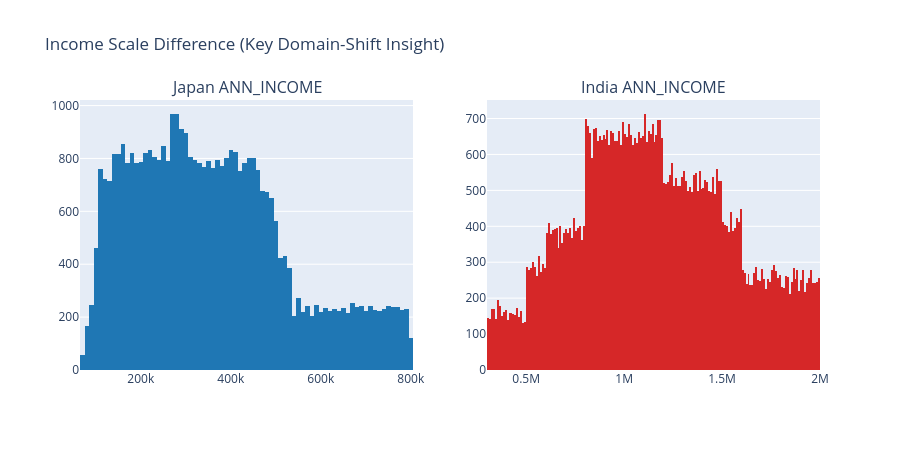

Here is the notebook cell this chart was saved with:
### Code cell
# 4.3 Income distribution comparison (critical insight)
fig3 = make_subplots(rows=1, cols=2, subplot_titles=("Japan ANN_INCOME", "India ANN_INCOME"))
fig3.add_trace(go.Histogram(x=jpn['ANN_INCOME'], name='Japan', marker_color='#1f77b4'), row=1, col=1)
fig3.add_trace(go.Histogram(x=ind['ANN_INCOME'], name='India', marker_color='#d62728'), row=1, col=2)
fig3.update_layout(title_text="Income Scale Difference (Key Domain-Shift Insight)", height=450, showlegend=False)
fig3.show()
print("\n===== DOMAIN SHIFT CHECK: INCOME SCALE =====")
print("Japan ANN_INCOME mean:", round(jpn['ANN_INCOME'].mean()))
print("India ANN_INCOME mean:", round(ind['ANN_INCOME'].mean()))
print("India mean is about", round(ind['ANN_INCOME'].mean() / jpn['ANN_INCOME'].mean(), 1), "times Japan mean")
print("Do not treat raw India income as the same unit as Japan income.")

### Figure 1 — Plotly figure (JSON) as saved in the notebook; plotly's stock layout.template omitted (floating-point values rounded to 4 significant figures; data arrays with more than 128 entries replaced by an {"elided": "..."} marker saying what was removed)
{"data": [{"marker": {"color": "#1f77b4"}, "name": "Japan", "type": "histogram", "x": {"elided": "40000 float values"}, "xaxis": "x", "yaxis": "y"}, {"marker": {"color": "#d62728"}, "name": "India", "type": "histogram", "x": {"elided": "70000 int values"}, "xaxis": "x2", "yaxis": "y2"}], "layout": {"annotations": [{"font": {"size": 16}, "showarrow": false, "text": "Japan ANN_INCOME", "x": 0.225, "xanchor": "center", "xref": "paper", "y": 1, "yanchor": "bottom", "yref": "paper"}, {"font": {"size": 16}, "showarrow": false, "text": "India ANN_INCOME", "x": 0.775, "xanchor": "center", "xref": "paper", "y": 1, "yanchor": "bottom", "yref": "paper"}], "height": 450, "showlegend": false, "title": {"text": "Income Scale Difference (Key Domain-Shift Insight)"}, "xaxis": {"anchor": "y", "domain": [0, 0.45]}, "xaxis2": {"anchor": "y2", "domain": [0.55, 1]}, "yaxis": {"anchor": "x", "domain": [0, 1]}, "yaxis2": {"anchor": "x2", "domain": [0, 1]}}}
